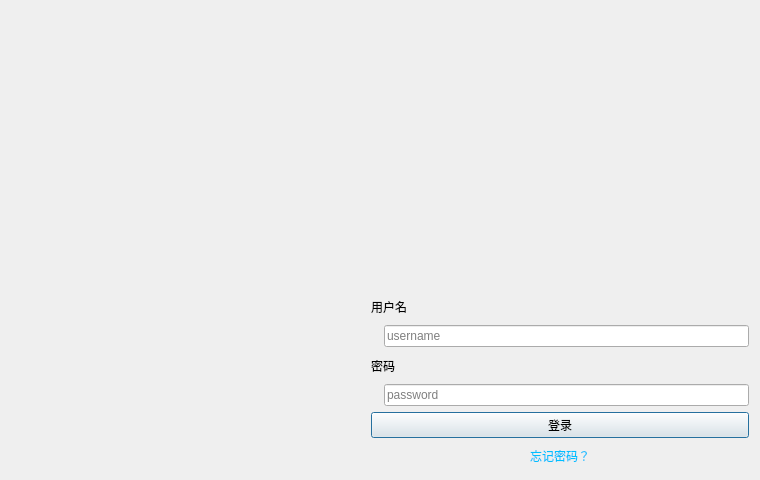
<?xml version="1.0" encoding="UTF-8"?>
<ui version="4.0">
 <class>LoginPannelClass</class>
 <widget class="QDialog" name="LoginPannelClass">
  <property name="geometry">
   <rect>
    <x>0</x>
    <y>0</y>
    <width>760</width>
    <height>480</height>
   </rect>
  </property>
  <property name="windowTitle">
   <string>LoginPannel</string>
  </property>
  <property name="styleSheet">
   <string notr="true">* {
    font-family: &quot;Arial&quot;, &quot;Segoe UI&quot;, &quot;黑体&quot;, &quot;等线&quot;;
    color: white;
    background: rgb(50, 50, 50);
}

/**********子界面背景********* */

QDockWidget&gt;QWidget {
    background: rgb(75, 75, 75);
}

QDockWidget,
QLabel {
    font-size: 14px;
    color: white;
}

QDockWidget::title {
    text-align: center;
    background: rgb(90, 90, 90);
}

QLabel {
    background: transparent;
}

/**********提示********* */
QToolTip {
    border: 1px solid rgb(45, 45, 45);
    color: yellow;
    border: 2px solid #333;
}

/**********菜单栏*********
 */
QMenuBar {
    background: rgb(57, 58, 60);
    border: none;
}

QMenuBar::item {
    padding: 5px 10px 5px 10px;
    background: transparent;
}

QMenuBar::item:enabled {
    color: rgb(227, 234, 242);
}

QMenuBar::item:!enabled {
    color: rgb(155, 155, 155);
}

QMenuBar::item:enabled:selected {
    background: rgba(255, 255, 255, 40);
}

/**********菜单********* */
QMenu {
    border: 1px solid rgb(100, 100, 100);
    background: rgb(68, 69, 73);
}

QMenu::item {
    height: 22px;
    padding: 0px 25px 0px 20px;
}

QMenu::item:enabled {
    color: rgb(225, 225, 225);
}

QMenu::item:!enabled {
    color: rgb(155, 155, 155);
}

QMenu::item:enabled:selected {
    color: rgb(230, 230, 230);
    background: rgba(255, 255, 255, 40);
}

QMenu::separator {
    height: 1px;
    background: rgb(100, 100, 100);
}

QMenu::indicator {
    width: 13px;
    height: 13px;
}

QMenu::icon {
    padding-left: 2px;
    padding-right: 2px;
}

/**********状态栏********* */
QStatusBar {
    background: rgb(57, 58, 60);
}

QStatusBar::item {
    border: none;
    border-right: 1px solid rgb(100, 100, 100);
}

/**********分组框********* */
QGroupBox {
    font-size: 15px;
    border: 1px solid rgb(80, 80, 80);
    margin-top: 10px;
}

QGroupBox::title {
    color: rgb(175, 175, 175);
    top: -12px;
    left: 10px;
}

/**********页签项********* */
QTabWidget::pane {
    border: none;
    border-top: 3px solid rgb(0, 160, 230);
    background: rgb(57, 58, 60);
}

QTabWidget::tab-bar {
    border: none;
}

QTabBar::tab {
    border: none;
    border-top-left-radius: 4px;
    border-top-right-radius: 4px;
    color: rgb(175, 175, 175);
    background: rgb(255, 255, 255, 30);
    height: 28px;
    min-width: 85px;
    margin-right: 5px;
    padding-left: 5px;
    padding-right: 5px;
}

QTabBar::tab:hover {
    background: rgb(255, 255, 255, 40);
}

QTabBar::tab:selected {
    color: white;
    background: rgb(0, 160, 230);
}

/**********表头********* */
QHeaderView {
    border: none;
    border-bottom: 3px solid rgb(0, 160, 230);
    background: rgb(57, 58, 60);
    min-height: 30px;
}

QHeaderView::section:horizontal {
    border: none;
    color: white;
    background: transparent;
    padding-left: 5px;
}

QHeaderView::section:horizontal:hover {
    background: rgb(0, 160, 230);
}

QHeaderView::section:horizontal:pressed {
    background: rgb(0, 180, 255);
}

/**********表格********* */
QTableView,
QTreeView,
QListView {
    border: 1px solid rgb(45, 45, 45);
    background: rgb(57, 58, 60);
    gridline-color: rgb(60, 60, 60);
}

QTableView::item,
QTreeView::item,
QListView::item {
    padding-left: 5px;
    padding-right: 5px;
    border: none;
    background: rgb(72, 72, 74);
    border-right: 1px solid rgb(45, 45, 45);
    border-bottom: 1px solid rgb(45, 45, 45);
}

QTableView::item:selected,
QTreeView::item:selected,
QListView::item:selected {
    background: rgba(255, 255, 255, 40);
}

QTableView::item:selected:!active,
QTreeView::item:selected:!active,
QListView::item:selected:!active {
    color: white;
}

QTableView::indicator,
QTreeView::indicator,
QListView::indicator {
    width: 20px;
    height: 20px;
}

/**********滚动条-水平********* */
QScrollBar:horizontal {
    height: 20px;
    background: transparent;
    margin-top: 3px;
    margin-bottom: 3px;
}

QScrollBar::handle:horizontal {
    height: 20px;
    min-width: 30px;
    background: rgb(68, 69, 73);
    margin-left: 15px;
    margin-right: 15px;
}

QScrollBar::handle:horizontal:hover {
    background: rgb(80, 80, 80);
}

QScrollBar::sub-line:horizontal {
    width: 15px;
    background: transparent;
    subcontrol-position: left;
}

QScrollBar::add-line:horizontal {
    width: 15px;
    background: transparent;
    subcontrol-position: right;
}

QScrollBar::sub-line:horizontal:hover {
    background: rgb(68, 69, 73);
}

QScrollBar::add-line:horizontal:hover {
    background: rgb(68, 69, 73);
}

QScrollBar::add-page:horizontal,
QScrollBar::sub-page:horizontal {
    background: transparent;
}

/**********滚动条-垂直********* */
QScrollBar:vertical {
    width: 20px;
    background: transparent;
    margin-left: 3px;
    margin-right: 3px;
}

QScrollBar::handle:vertical {
    width: 20px;
    min-height: 30px;
    background: rgb(68, 69, 73);
    margin-top: 15px;
    margin-bottom: 15px;
}

QScrollBar::handle:vertical:hover {
    background: rgb(80, 80, 80);
}

QScrollBar::sub-line:vertical:hover {
    background: rgb(68, 69, 73);
}

QScrollBar::add-line:vertical:hover {
    background: rgb(68, 69, 73);
}

QScrollBar::add-page:vertical,
QScrollBar::sub-page:vertical {
    background: transparent;
}

/**********下拉列表********* */
QComboBox {
    height: 25px;
    border: 1px solid rgb(100, 100, 100);
    background: rgb(72, 72, 73);
}

QComboBox:enabled {
    color: rgb(175, 175, 175);
}

QComboBox:!enabled {
    color: rgb(155, 155, 155);
}

QComboBox:enabled:hover,
QComboBox:enabled:focus {
    color: rgb(230, 230, 230);
    background: rgb(68, 69, 73);
}

QComboBox::drop-down {
    width: 20px;
    border: none;
    background: transparent;
}

QComboBox::drop-down:hover {
    background: rgba(255, 255, 255, 30);
}

QComboBox::down-arrow:on {
    top: 1px;
}

QComboBox QAbstractItemView {
    border: 1px solid rgb(100, 100, 100);
    background: rgb(68, 69, 73);
    outline: none;
}

QComboBox QAbstractItemView::item {
    height: 25px;
    color: rgb(175, 175, 175);
}

QComboBox QAbstractItemView::item:selected {
    background: rgba(255, 255, 255, 40);
    color: rgb(230, 230, 230);
}

/**********进度条********* */
QProgressBar {
    border: 3px solid rgb(68, 69, 73);
    text-align: center;
    color: white;
    background: rgb(50, 50, 50);
}

QProgressBar::chunk {
    background: rgb(0, 160, 230);
}

/**********复选框********* */
QCheckBox {
    spacing: 5px;
}

QCheckBox:enabled {
    color: rgb(175, 175, 175);
}

QCheckBox:enabled:hover {
    color: rgb(200, 200, 200);
}

QCheckBox:!enabled {
    color: rgb(155, 155, 155);
}

QCheckBox::indicator {
    width: 20px;
    height: 20px;
}

/**********单选框********* */
QRadioButton {
    spacing: 5px;
}

QRadioButton:enabled {
    color: rgb(175, 175, 175);
}

QRadioButton:enabled:hover {
    color: rgb(200, 200, 200);
}

QRadioButton:!enabled {
    color: rgb(155, 155, 155);
}

QRadioButton::indicator {
    width: 20px;
    height: 20px;
}

/**********输入框********* */
QLineEdit {
    height: 25px;
    border: 1px solid rgb(100, 100, 100);
    background: rgb(72, 72, 73);
}

QLineEdit:enabled {
    color: rgb(175, 175, 175);
}

QLineEdit:enabled:hover,
QLineEdit:enabled:focus {
    color: rgb(230, 230, 230);
}

QLineEdit:!enabled {
    color: rgb(155, 155, 155);
}

/**********文本编辑框********* */
QTextEdit {
    border: 1px solid rgb(45, 45, 45);
    color: rgb(175, 175, 175);
    background: rgb(57, 58, 60);
}

/**********滚动区域********* */
QScrollArea {
    border: 1px solid rgb(45, 45, 45);
    background: rgb(57, 58, 60);
}

QScrollBar::add-line:vertical {
    height: 0px;
    background-color: transparent;
    subcontrol-position: bottom;
}

QScrollBar::sub-line:vertical {
    height: 0px;
    background-color: transparent;
    subcontrol-position: top;
}

/**********按钮********* */
QPushButton, QSpinBox, QDoubleSpinBox {
    border: 2px solid rgb(85, 85, 85);
    width: 75px;
    height: 25px;
}

QPushButton:enabled {
    background: rgb(59, 59, 59);
    color: white;
}

QPushButton:!enabled {
    background: rgb(100, 100, 100);
    color: rgb(200, 200, 200);
}

QPushButton:enabled:hover {
    background: rgb(120, 120, 120);
}

QPushButton:enabled:pressed {
    background: rgb(90, 90, 90);
}</string>
  </property>
  <layout class="QHBoxLayout" name="horizontalLayout">
   <property name="leftMargin">
    <number>0</number>
   </property>
   <property name="topMargin">
    <number>0</number>
   </property>
   <property name="rightMargin">
    <number>0</number>
   </property>
   <property name="bottomMargin">
    <number>0</number>
   </property>
   <item>
    <widget class="ImageLabel" name="gallery">
     <property name="pixmap">
      <pixmap resource="../PostLiveClient.qrc">:/login/res/genshin.jpg</pixmap>
     </property>
     <property name="scaledContents">
      <bool>true</bool>
     </property>
     <property name="alignment">
      <set>Qt::AlignCenter</set>
     </property>
     <property name="covered" stdset="0">
      <bool>true</bool>
     </property>
    </widget>
   </item>
   <item>
    <widget class="QWidget" name="form" native="true">
     <property name="maximumSize">
      <size>
       <width>400</width>
       <height>720</height>
      </size>
     </property>
     <layout class="QVBoxLayout" name="verticalLayout_2">
      <item>
       <layout class="QHBoxLayout" name="horizontalLayout_2">
        <item>
         <spacer name="horizontalSpacer">
          <property name="orientation">
           <enum>Qt::Horizontal</enum>
          </property>
          <property name="sizeHint" stdset="0">
           <size>
            <width>40</width>
            <height>20</height>
           </size>
          </property>
         </spacer>
        </item>
        <item>
         <widget class="QPushButton" name="closeButton">
          <property name="minimumSize">
           <size>
            <width>32</width>
            <height>32</height>
           </size>
          </property>
          <property name="maximumSize">
           <size>
            <width>32</width>
            <height>32</height>
           </size>
          </property>
          <property name="focusPolicy">
           <enum>Qt::NoFocus</enum>
          </property>
          <property name="flat">
           <bool>true</bool>
          </property>
         </widget>
        </item>
       </layout>
      </item>
      <item>
       <widget class="ImageLabel" name="appLogo">
        <property name="pixmap">
         <pixmap resource="../PostLiveClient.qrc">:/login/res/LIVE.png</pixmap>
        </property>
        <property name="alignment">
         <set>Qt::AlignCenter</set>
        </property>
        <property name="margin">
         <number>40</number>
        </property>
        <property name="covered" stdset="0">
         <bool>false</bool>
        </property>
       </widget>
      </item>
      <item>
       <layout class="QVBoxLayout" name="verticalLayout">
        <item>
         <layout class="QGridLayout" name="gridLayout">
          <item row="0" column="0" colspan="2">
           <widget class="QLabel" name="account">
            <property name="maximumSize">
             <size>
              <width>16777215</width>
              <height>25</height>
             </size>
            </property>
            <property name="text">
             <string>用户名</string>
            </property>
           </widget>
          </item>
          <item row="3" column="0">
           <widget class="QLabel" name="label_2">
            <property name="maximumSize">
             <size>
              <width>26</width>
              <height>26</height>
             </size>
            </property>
            <property name="pixmap">
             <pixmap resource="../PostLiveClient.qrc">:/login/res/password.png</pixmap>
            </property>
            <property name="scaledContents">
             <bool>true</bool>
            </property>
            <property name="alignment">
             <set>Qt::AlignCenter</set>
            </property>
           </widget>
          </item>
          <item row="1" column="1">
           <widget class="QLineEdit" name="inputAccount">
            <property name="placeholderText">
             <string>username</string>
            </property>
           </widget>
          </item>
          <item row="2" column="0" colspan="2">
           <widget class="QLabel" name="password">
            <property name="maximumSize">
             <size>
              <width>16777215</width>
              <height>25</height>
             </size>
            </property>
            <property name="text">
             <string>密码</string>
            </property>
           </widget>
          </item>
          <item row="3" column="1">
           <widget class="QLineEdit" name="inputPassword">
            <property name="echoMode">
             <enum>QLineEdit::Password</enum>
            </property>
            <property name="placeholderText">
             <string>password</string>
            </property>
           </widget>
          </item>
          <item row="1" column="0">
           <widget class="QLabel" name="label">
            <property name="maximumSize">
             <size>
              <width>26</width>
              <height>26</height>
             </size>
            </property>
            <property name="pixmap">
             <pixmap resource="../PostLiveClient.qrc">:/login/res/account.png</pixmap>
            </property>
            <property name="scaledContents">
             <bool>true</bool>
            </property>
            <property name="alignment">
             <set>Qt::AlignCenter</set>
            </property>
           </widget>
          </item>
         </layout>
        </item>
        <item>
         <widget class="QPushButton" name="loginButton">
          <property name="text">
           <string>登录</string>
          </property>
         </widget>
        </item>
        <item>
         <widget class="QLabel" name="forgetPassword">
          <property name="maximumSize">
           <size>
            <width>16777215</width>
            <height>25</height>
           </size>
          </property>
          <property name="text">
           <string>&lt;a style='color: #00BFFF; text-decoration: none' href = https://ohtoai.top&gt;忘记密码？&lt;/a&gt;</string>
          </property>
          <property name="alignment">
           <set>Qt::AlignCenter</set>
          </property>
          <property name="openExternalLinks">
           <bool>true</bool>
          </property>
         </widget>
        </item>
       </layout>
      </item>
     </layout>
    </widget>
   </item>
  </layout>
 </widget>
 <layoutdefault spacing="6" margin="11"/>
 <customwidgets>
  <customwidget>
   <class>ImageLabel</class>
   <extends>QLabel</extends>
   <header>components/ImageLabel.h</header>
  </customwidget>
 </customwidgets>
 <resources>
  <include location="../PostLiveClient.qrc"/>
 </resources>
 <connections>
  <connection>
   <sender>closeButton</sender>
   <signal>clicked()</signal>
   <receiver>LoginPannelClass</receiver>
   <slot>reject()</slot>
   <hints>
    <hint type="sourcelabel">
     <x>486</x>
     <y>24</y>
    </hint>
    <hint type="destinationlabel">
     <x>379</x>
     <y>239</y>
    </hint>
   </hints>
  </connection>
 </connections>
</ui>
